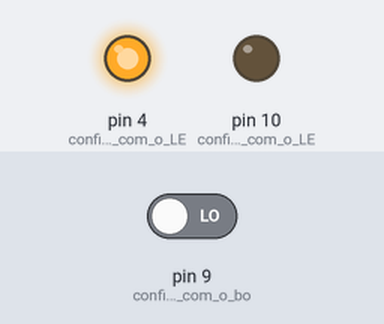
Recording of a sketch running on a simulated Arduino Uno, built with avr-gcc and run on an emulated ATmega328P. Parts: output pins drawn as LEDs (lit = HIGH). Inputs (shaded band) come from the test bench; at power-on: pin 9 (configura_o_pino_com_o_bo) LOW.

Above: at 1.2 s.
1.3 s: pin 9 (configura_o_pino_com_o_bo) driven HIGH
At 2.2 s:
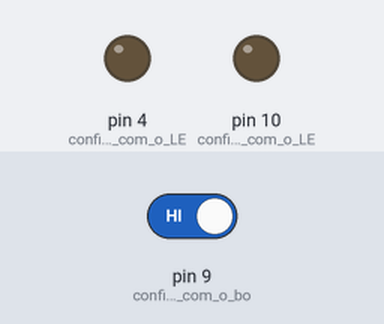
2.8 s: pin 9 (configura_o_pino_com_o_bo) driven LOW
At 3.4 s:
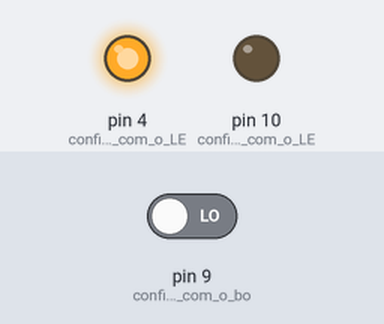
Timing chart, 0 to 5.8 s (numbered marks = the images above; inputs shaded):
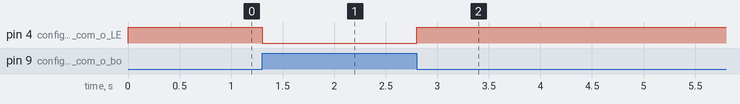

The sketch:

teste_botao.ino
```cpp
void setup() {
  pinMode(9, INPUT); // configura o pino com o botão como entrada
  pinMode(10, OUTPUT); // configura o pino com o LED como saída
  pinMode(4, OUTPUT); // configura o pino com o LED como saída
}

void loop() {
  if (digitalRead(9) == HIGH) { // Se o botão estiver pressionado (HIGH)
    digitalWrite(12, HIGH); // acende o LED
    digitalWrite(4, LOW);
  } else { // Se não estiver pressionado (LOW)
    digitalWrite(12,LOW); // apaga o LED
    digitalWrite(4, HIGH);
  }
}
```

Measured:
- after the input at 1.3 s, pin 4 (configura_o_pino_com_o_LE): HIGH → LOW at once
- after the input at 2.8 s, pin 4 (configura_o_pino_com_o_LE): LOW → HIGH at once
